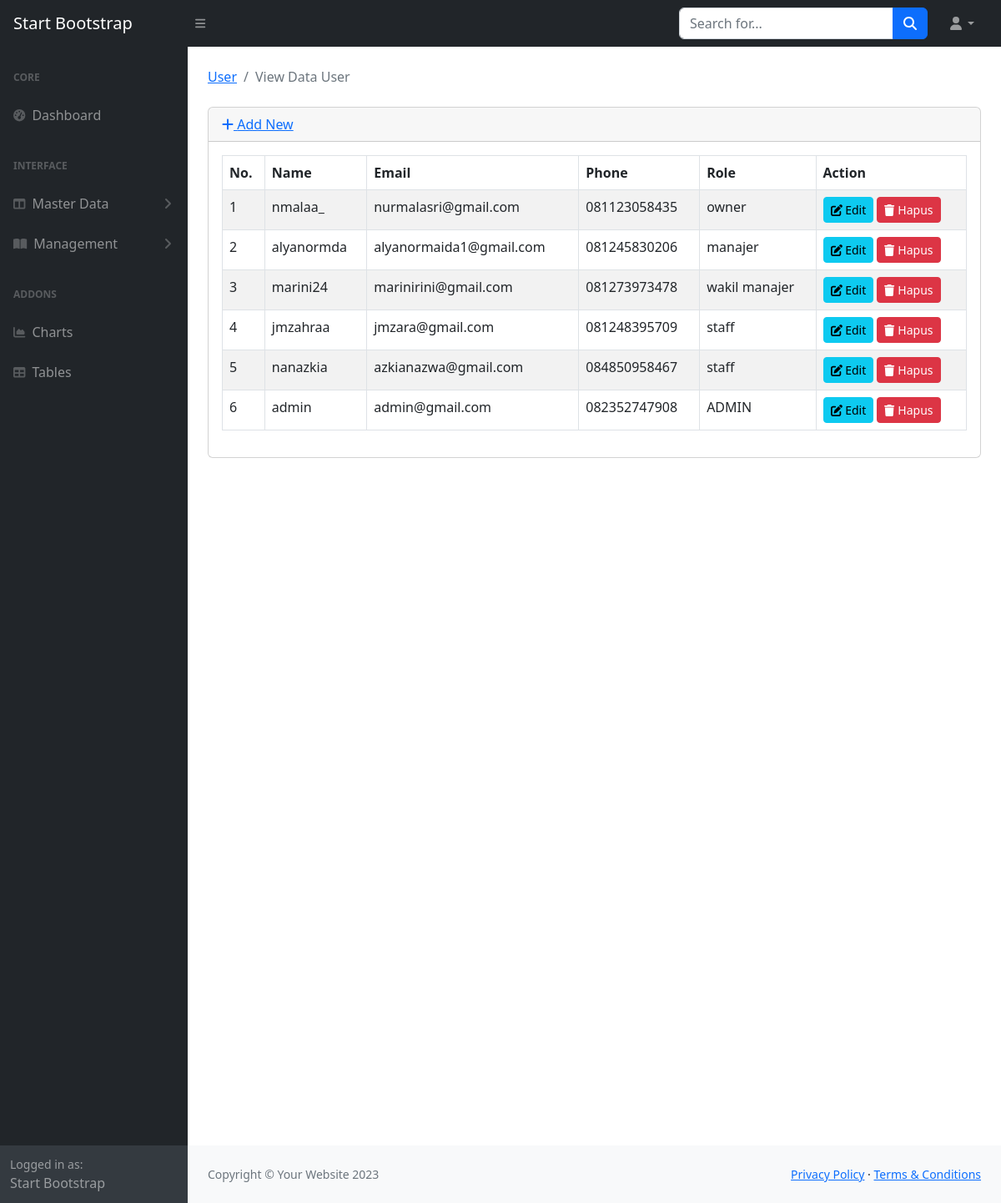
The app's page /index.php/user with its own data.
### tables this page shows
CREATE TABLE `user` (
  `id` int NOT NULL,
  `nik` char(20) DEFAULT NULL,
  `username` char(100) DEFAULT NULL,
  `full_name` varchar(255) DEFAULT NULL,
  `password` varchar(255) DEFAULT NULL,
  `role` char(20) DEFAULT NULL,
  `phone` char(20) DEFAULT NULL,
  `email` varchar(100) DEFAULT NULL,
  `alamat` varchar(255) DEFAULT NULL,
  `last_login` timestamp NULL DEFAULT NULL,
  `is_active` int DEFAULT NULL
);

### application/views/template/main.php (called while the page is built, shortened)
<?php
$this->load->view('template/header');
$this->load->view('template/navbar');
$this->load->view('template/sidebar');
$this->load->view($content);

### application/controllers/User.php (called while the page is built, shortened)
<?php
class User extends CI_Controller {
  public function __construct()
  {
    $this->load->model("User_model");
    $this->load->library('form_validation');
  }
  public function index()
  {
    $data = array(
      'title' => 'View Data User',
      'user' => $this->User_model->getAll(),
      'content' => 'user/index'
    );
    $this->load->view('template/main', $data);
  }
}

### index.php (called while the page is built, shortened)
<?php
require_once BASEPATH.'core/CodeIgniter.php';

### application/models/User_model.php (called while the page is built, shortened)
<?php
class User_model extends CI_Model
{
  protected $_table = 'user';
  public function getAll()
  {
    return $this->db->where('is_active', 1)->get($this->_table)->result();
  }
}

### application/views/user/index.php (the view, shortened to what this page needs)
<main>
  <div class="container-fluid px-4">
    <ol class="breadcrumb mb-4">
      <li class="breadcrumb-item"><a href="<?php echo site_url('user') ?>">User</a></li>
      <li class="breadcrumb-item active"><?php echo $title; ?></li>
    </ol>
    <div class="card mb-4">
      <div class="card-header">
        <a href="<?php echo site_url('user/add'); ?>"><i class="fas fa-plus"></i> Add New</a>
      </div>
      <div class="card-body">
        <div class="table-responsive">
          <table class="table table-striped table-bordered table-hover" id="tabelkelas" width="100%" cellspacing="0">
            <thead>
              <tr>
                <th>No.</th>
                <th>Name</th>
                <th>Email</th>
                <th>Phone</th>
                <th>Role</th>
                <th>Action</th>
              </tr>
            </thead>
            <tbody>
              <?php
              $no = 1;
              foreach ($user as $user) {
                echo "<tr>
                  <td>{$no}</td>
                  <td>{$user->username}</td>
                  <td>{$user->email}</td>
                  <td>{$user->phone}</td>
                  <td>{$user->role}</td>
                  <td>
                    <div>
                      <a href='" . base_url('user/getedit/' . $user->id) . "' class='btn btn-sm btn-info'>
                        <i class='fas fa-edit'></i> Edit
                      </a>
                      <a href='" . base_url('user/delete/' . $user->id) . "' class='btn btn-sm btn-danger'
                        onclick='return confirm(\"Ingin mengapus data user ini?\");'>
                        <i class='fas fa-trash'></i> Hapus
                      </a>
                    </div>
                  </td>
                </tr>";
                $no++;
              }
              ?>
            </tbody>
          </table>
        </div>
      </div>
    </div>
    <div style="height: 100vh;"></div>
  </div>
</main>

### records on screen
user: username "nmalaa_", email "nurmalasri@gmail.com", phone "081123058435", role "owner"
user: username "alyanormda", email "alyanormaida1@gmail.com", phone "081245830206", role "manajer"
user: username "marini24", email "marinirini@gmail.com", phone "081273973478", role "wakil manajer"
user: username "jmzahraa", email "jmzara@gmail.com", phone "081248395709", role "staff"
user: username "nanazkia", email "azkianazwa@gmail.com", phone "084850958467", role "staff"
user: username "admin", email "admin@gmail.com", phone "082352747908", role "ADMIN"

### other values on screen
$title "View Data User"
